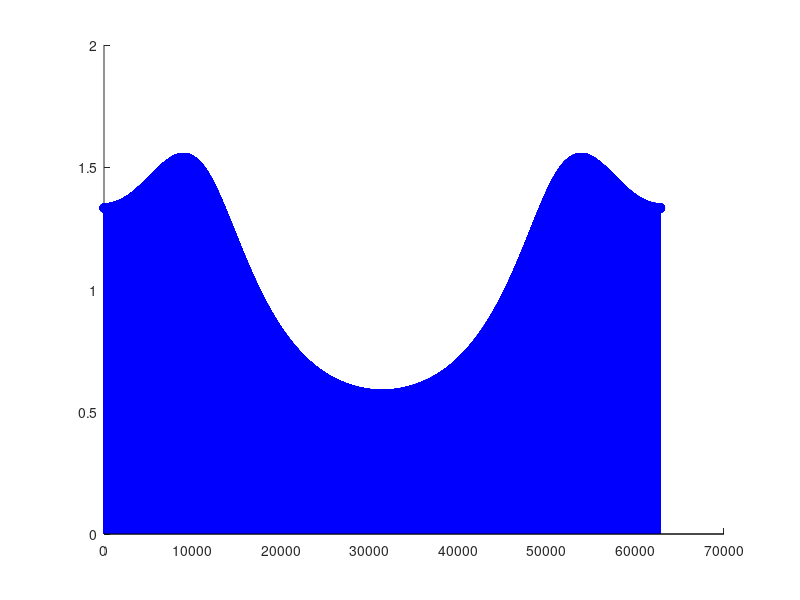

Reproduce this figure in MATLAB.
1;
clear all;

function y = h(z)
    y = zeros(1,length(z));
    for i=1:length(z)
        y(i) = z(i)^2 / (z(i)^2 - 0.5*z(i) + 0.25);
    end
endfunction

fm = 10000;
r = 1;

w = [0:1/fm:2*pi-1/fm];
z = r*e.^(j*w);

resp_freq = h(z);

hold on;
stem(abs(resp_freq),'b');
pause;
